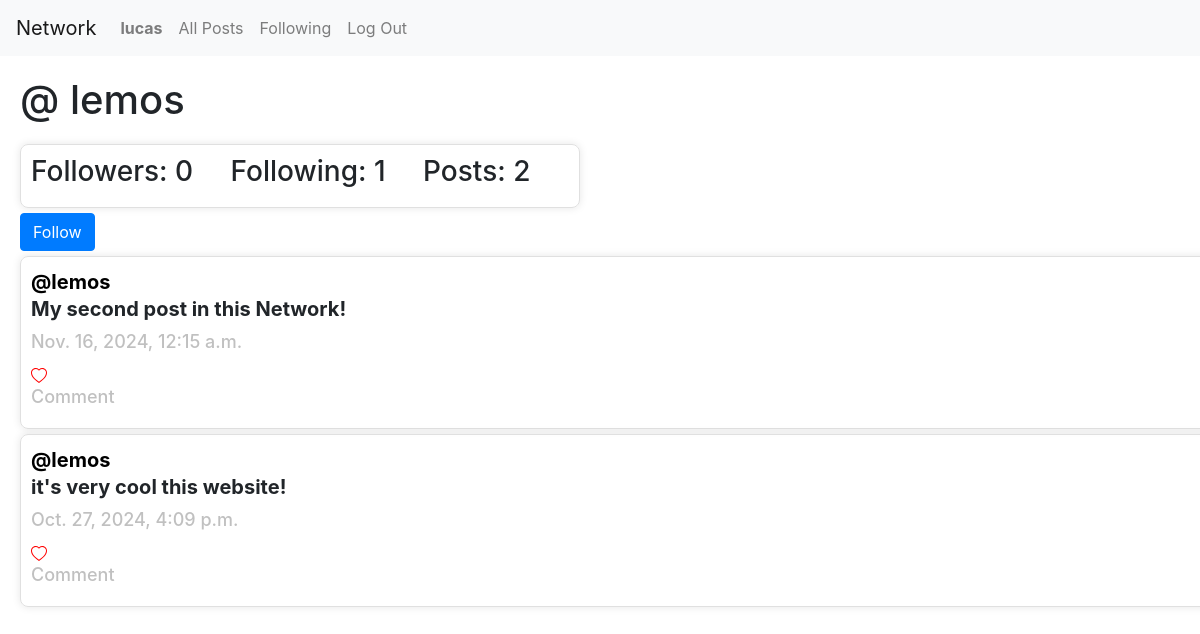
Page /user/3 (signed in) on the committed database.
### network/models.py (models this page shows, shortened)
class User(AbstractUser):
    pass

class Post(models.Model):
    text = models.TextField(max_length=280)
    user = models.ForeignKey(User, on_delete=models.CASCADE, related_name="user")
    date = models.DateTimeField(auto_now_add=True)

### network/views.py (the view)
# urls.py: path("user/<int:user_id>", views.load_user_page, name='load_user_page'),
def load_user_page(request, user_id):
    user = User.objects.get(pk=user_id)
    posts = Post.objects.filter(user=user).order_by("date").reverse()
    paginator = Paginator(posts, 10)
    number_page = request.GET.get("page")
    posts_in_the_page = paginator.get_page(number_page)
    followed = Follow.objects.filter(followed=user)
    follower = Follow.objects.filter(follower=user)
    is_follow = Follow.objects.filter(follower=request.user, followed=user).exists()
    likes = Like.objects.all()
    posts_liked = []
    for like in likes:
        if like.user == request.user:
            posts_liked.append(like.post.id)
    return render(request, "network/user_page.html", {
        "posts": posts,
        "posts_in_the_page": posts_in_the_page,
        "username": user.username,
        "followed": followed,
        "follower": follower,
        "is_follow": is_follow,
        "actual_user": request.user.username,
        "user_id": user_id,
        "posts_liked": posts_liked
    })

### network/templates/network/user_page.html (shortened to what this page needs)
    {% extends "network/layout.html" %}
    {% load static %}
    {% block body %}
        <h1 style="margin: 20px;">@ {{ username }}</h1>
        <div>
            <div id = Follows>
                <h3>
                    <span>Followers: {{ followed.count }}</span>
                    <span style="margin-left: 30px;">Following: {{ follower.count }}</span>
                    <span style="margin-left: 30px;">Posts: {{ posts.count }}</span>
                </h3>
            </div>
        </div>
        {% if user.is_authenticated %}
            {% if actual_user != username %}
                {% if is_follow %}
                    <a href="{% url 'unfollow' user_id %}" class="btn btn-danger" style="margin-left: 20px;">Unfollow</a>
                {% else %}
                    <a href="{% url 'follow' user_id %}" class="btn btn-primary" style="margin-left: 20px;">Follow</a>
                {% endif %}
            {% endif %}
        {% endif%}
        <div id='cointainer_all_post'>
            {% for post in posts_in_the_page %}
                <div id="Post">
                    <a id='post-user' href="{% url 'load_user_page' post.user.id %}">@{{ post.user }}</a>
                    <br>
                    <div class="cointainer-text" id="cointainer-text-{{ post.id }}">
                        <h1 id="text-post-{{ post.id }}" class="text-post"> {{ post.text }}</h1>
                        <h2 class="data-post"> {{ post.date }}</h2>
                    </div>
                    {% if post.id in posts_liked %}
                        <button type="button" class="unliked-button" data-post-id="{{ post.id }}">
                            <svg xmlns="http://www.w3.org/2000/svg" width="16" height="16" fill="red" class="bi bi-heart-fill" viewBox="0 0 16 16">
                                <path fill-rule="evenodd" d="M8 1.314C12.438-3.248 23.534 4.735 8 15-7.534 4.736 3.562-3.248 8 1.314"/>
                            </svg>
                        </button>
                        <span id="likes-count-{{ post.id }}">{{ post.likes_count }}</span>
                    {% else %}
                        <button type="button" class="liked-button" data-post-id="{{ post.id }}">
                        </button>
                    {% endif %}
                    <br>
                    {% if user.is_authenticated %}
                        <h2>Comment</h2>
                    {% endif%}
                </div>
            {% endfor %}
        </div>
    {% endblock %}

### network/templates/network/layout.html (shortened to what this page needs)
{% load static %}
<!DOCTYPE html>
<html lang="en">
    <head>
        <link rel="stylesheet" href="https://stackpath.bootstrapcdn.com/bootstrap/4.4.1/css/bootstrap.min.css">
        <link href="{% static 'network/styles.css' %}" rel="stylesheet">
    </head>
    <body>
        <nav class="navbar navbar-expand-lg navbar-light bg-light">
            <a class="navbar-brand" href="#">Network</a>
            <div>
              <ul class="navbar-nav mr-auto">
                {% if user.is_authenticated %}
                    <li class="nav-item">
                        <a class="nav-link" href="#"><strong>{{ user.username }}</strong></a>
                    </li>
                {% endif %}
                <li class="nav-item">
                  <a class="nav-link" href="{% url 'index' %} ">All Posts</a>
                </li>
                {% if user.is_authenticated %}
                    <li class="nav-item">
                        <a class="nav-link" href="{% url 'following_page' %}">Following</a>
                    </li>
                    <li class="nav-item">
                        <a class="nav-link" href="{% url 'logout' %}">Log Out</a>
                    </li>
                {% endif %}
              </ul>
            </div>
          </nav>
        <div class="body">
            {% block body %}
            {% endblock %}
        </div>
    </body>
</html>

### network/static/network/styles.css (style rules this page uses)
#Post { border: 1px solid #e0e0e0; padding: 10px; border-radius: 8px; width: 100%; max-width: 1880px; margin: 5px 20px 5px 20px; box-shadow: 0px 0px 8px rgba(0, 0, 0, 0.1); }
#Follows { border: 1px solid #e0e0e0; padding: 10px; border-radius: 8px; width: 100%; max-width: 560px; margin: 5px 20px 5px 20px; box-shadow: 0px 0px 8px rgba(0, 0, 0, 0.1); }
#Post h1 { font-size: 20px; margin-bottom: 10px; font-weight: bold; }
#post-user { font-size: 20px; margin-bottom: 10px; color: black; font-weight: bold; }
#Post h2 { font-size: 18px; margin-bottom: 10px; color: rgb(192, 192, 192); }
.liked-button { background: none; border: none; color: red; padding: 0; font-size: inherit; font-family: inherit; }

### rows in the picture
User: username "lucas"
User: username "lemos"
Post: user "lemos", text "My second post in this Network!", date "Nov. 16, 2024, 12:15 a.m."
Post: user "lemos", text "it's very cool this website!", date "Oct. 27, 2024, 4:09 p.m."

### other values in the picture
{{ followed.count }} "0"
{{ follower.count }} "1"
{{ posts.count }} "2"
